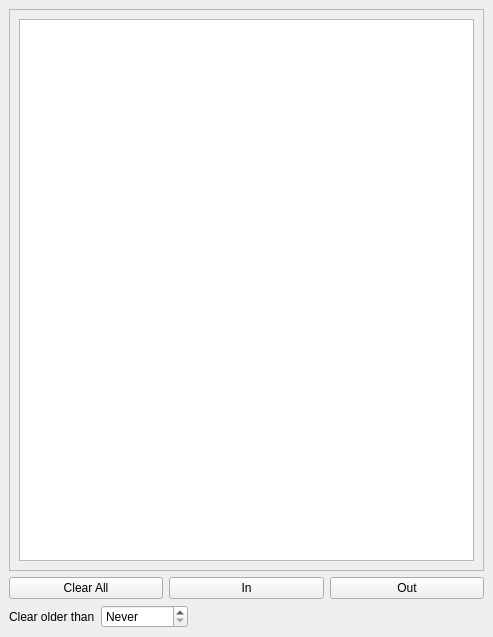
<?xml version="1.0" encoding="UTF-8"?>
<ui version="4.0">
 <class>MainWindow</class>
 <widget class="QMainWindow" name="MainWindow">
  <property name="geometry">
   <rect>
    <x>0</x>
    <y>0</y>
    <width>493</width>
    <height>637</height>
   </rect>
  </property>
  <property name="windowTitle">
   <string>BandMap</string>
  </property>
  <widget class="QWidget" name="centralwidget">
   <layout class="QVBoxLayout" name="verticalLayout_2">
    <item>
     <widget class="QScrollArea" name="scrollArea">
      <property name="widgetResizable">
       <bool>true</bool>
      </property>
      <widget class="QWidget" name="scrollAreaWidgetContents">
       <property name="geometry">
        <rect>
         <x>0</x>
         <y>0</y>
         <width>477</width>
         <height>527</height>
        </rect>
       </property>
       <layout class="QVBoxLayout" name="verticalLayout">
        <item>
         <widget class="QGraphicsView" name="graphicsView"/>
        </item>
       </layout>
      </widget>
     </widget>
    </item>
    <item>
     <layout class="QHBoxLayout" name="horizontalLayout">
      <item>
       <widget class="QPushButton" name="clearButton">
        <property name="text">
         <string>Clear All</string>
        </property>
       </widget>
      </item>
      <item>
       <widget class="QPushButton" name="zoominButton">
        <property name="text">
         <string>In</string>
        </property>
       </widget>
      </item>
      <item>
       <widget class="QPushButton" name="zoomoutButton">
        <property name="text">
         <string>Out</string>
        </property>
       </widget>
      </item>
     </layout>
    </item>
    <item>
     <layout class="QHBoxLayout" name="horizontalLayout_2">
      <item>
       <widget class="QLabel" name="clear_spot_olderLabel">
        <property name="text">
         <string>Clear older than</string>
        </property>
       </widget>
      </item>
      <item>
       <widget class="QSpinBox" name="clear_spot_olderSpinBox">
        <property name="specialValueText">
         <string>Never</string>
        </property>
        <property name="suffix">
         <string>min(s)</string>
        </property>
        <property name="maximum">
         <number>9999</number>
        </property>
       </widget>
      </item>
      <item>
       <spacer name="horizontalSpacer">
        <property name="orientation">
         <enum>Qt::Horizontal</enum>
        </property>
        <property name="sizeHint" stdset="0">
         <size>
          <width>40</width>
          <height>20</height>
         </size>
        </property>
       </spacer>
      </item>
     </layout>
    </item>
   </layout>
  </widget>
 </widget>
 <resources/>
 <connections/>
</ui>
